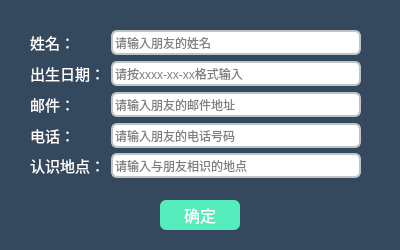
<?xml version="1.0" encoding="UTF-8"?>
<ui version="4.0">
 <class>friendif</class>
 <widget class="QWidget" name="friendif">
  <property name="geometry">
   <rect>
    <x>0</x>
    <y>0</y>
    <width>400</width>
    <height>250</height>
   </rect>
  </property>
  <property name="minimumSize">
   <size>
    <width>400</width>
    <height>250</height>
   </size>
  </property>
  <property name="maximumSize">
   <size>
    <width>400</width>
    <height>250</height>
   </size>
  </property>
  <property name="windowTitle">
   <string>朋友</string>
  </property>
  <property name="styleSheet">
   <string notr="true">QPushButton{border-radius:6;color:white;background-color:rgb(85, 237, 187);}
QPushButton:pressed{border-radius:6;color:white;background-color:rgb(191, 240, 224);}
QLineEdit{border:2px solid #bdc3c7;border-radius: 6;}
QWidget#friendif{background-color: #34495e;}
QLabel{color:white;}</string>
  </property>
  <widget class="QWidget" name="widget" native="true">
   <property name="geometry">
    <rect>
     <x>30</x>
     <y>30</y>
     <width>351</width>
     <height>168</height>
    </rect>
   </property>
   <layout class="QFormLayout" name="formLayout">
    <item row="0" column="0">
     <widget class="QLabel" name="label">
      <property name="font">
       <font>
        <pointsize>11</pointsize>
       </font>
      </property>
      <property name="text">
       <string>姓名：</string>
      </property>
     </widget>
    </item>
    <item row="0" column="1">
     <widget class="QLineEdit" name="frnlineEdit">
      <property name="minimumSize">
       <size>
        <width>250</width>
        <height>25</height>
       </size>
      </property>
      <property name="maximumSize">
       <size>
        <width>250</width>
        <height>25</height>
       </size>
      </property>
      <property name="placeholderText">
       <string>请输入朋友的姓名</string>
      </property>
     </widget>
    </item>
    <item row="1" column="0">
     <widget class="QLabel" name="label_2">
      <property name="font">
       <font>
        <pointsize>11</pointsize>
       </font>
      </property>
      <property name="text">
       <string>出生日期：</string>
      </property>
     </widget>
    </item>
    <item row="1" column="1">
     <widget class="QLineEdit" name="frblineEdit">
      <property name="minimumSize">
       <size>
        <width>250</width>
        <height>25</height>
       </size>
      </property>
      <property name="maximumSize">
       <size>
        <width>250</width>
        <height>25</height>
       </size>
      </property>
      <property name="placeholderText">
       <string>请按xxxx-xx-xx格式输入</string>
      </property>
     </widget>
    </item>
    <item row="2" column="0">
     <widget class="QLabel" name="label_3">
      <property name="font">
       <font>
        <pointsize>11</pointsize>
       </font>
      </property>
      <property name="text">
       <string>邮件：</string>
      </property>
     </widget>
    </item>
    <item row="2" column="1">
     <widget class="QLineEdit" name="frelineEdit">
      <property name="minimumSize">
       <size>
        <width>250</width>
        <height>25</height>
       </size>
      </property>
      <property name="maximumSize">
       <size>
        <width>250</width>
        <height>25</height>
       </size>
      </property>
      <property name="placeholderText">
       <string>请输入朋友的邮件地址</string>
      </property>
     </widget>
    </item>
    <item row="3" column="0">
     <widget class="QLabel" name="label_4">
      <property name="font">
       <font>
        <pointsize>11</pointsize>
       </font>
      </property>
      <property name="text">
       <string>电话：</string>
      </property>
     </widget>
    </item>
    <item row="3" column="1">
     <widget class="QLineEdit" name="frplineEdit">
      <property name="minimumSize">
       <size>
        <width>250</width>
        <height>25</height>
       </size>
      </property>
      <property name="maximumSize">
       <size>
        <width>250</width>
        <height>25</height>
       </size>
      </property>
      <property name="placeholderText">
       <string>请输入朋友的电话号码</string>
      </property>
     </widget>
    </item>
    <item row="4" column="0">
     <widget class="QLabel" name="label_6">
      <property name="font">
       <font>
        <pointsize>11</pointsize>
       </font>
      </property>
      <property name="text">
       <string>认识地点：</string>
      </property>
     </widget>
    </item>
    <item row="4" column="1">
     <widget class="QLineEdit" name="frmlineEdit">
      <property name="minimumSize">
       <size>
        <width>250</width>
        <height>25</height>
       </size>
      </property>
      <property name="maximumSize">
       <size>
        <width>250</width>
        <height>25</height>
       </size>
      </property>
      <property name="placeholderText">
       <string>请输入与朋友相识的地点</string>
      </property>
     </widget>
    </item>
    <item row="5" column="0">
     <widget class="QLabel" name="label_5">
      <property name="text">
       <string/>
      </property>
     </widget>
    </item>
   </layout>
  </widget>
  <widget class="QPushButton" name="surepushButton">
   <property name="geometry">
    <rect>
     <x>160</x>
     <y>200</y>
     <width>80</width>
     <height>30</height>
    </rect>
   </property>
   <property name="minimumSize">
    <size>
     <width>80</width>
     <height>30</height>
    </size>
   </property>
   <property name="maximumSize">
    <size>
     <width>80</width>
     <height>30</height>
    </size>
   </property>
   <property name="font">
    <font>
     <pointsize>12</pointsize>
    </font>
   </property>
   <property name="text">
    <string>确定</string>
   </property>
  </widget>
 </widget>
 <resources/>
 <connections/>
</ui>
